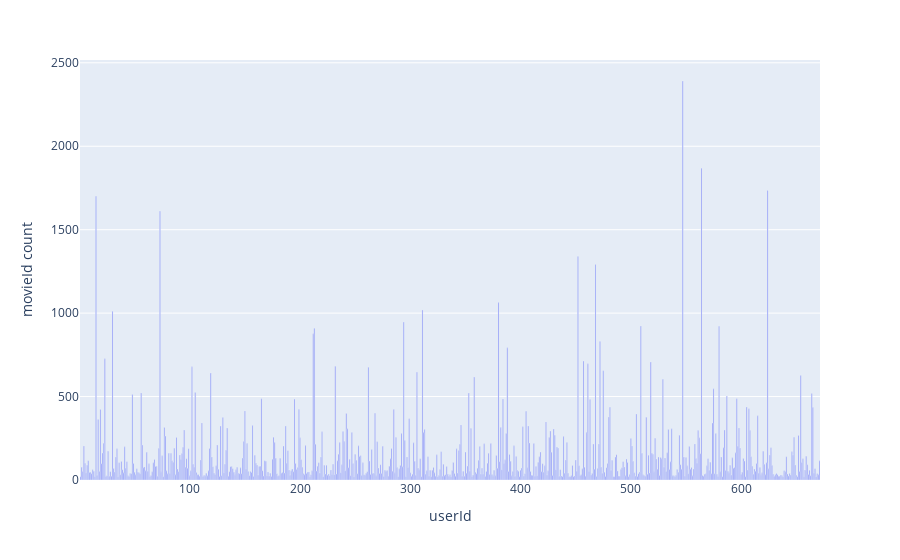

Notebook code for this chart:
### Code cell
px.bar(ratings_per_user, x=ratings_per_user.index, y='movieId count')

### Figure 1 — Plotly figure (JSON) as saved in the notebook; plotly's stock layout.template omitted (floating-point values rounded to 4 significant figures; data arrays with more than 128 entries replaced by an {"elided": "..."} marker saying what was removed)
{"data": [{"alignmentgroup": "True", "hovertemplate": "userId=%{x}<br>movieId count=%{y}<extra></extra>", "legendgroup": "", "marker": {"color": "#636efa", "pattern": {"shape": ""}}, "name": "", "offsetgroup": "", "orientation": "v", "showlegend": false, "textposition": "auto", "type": "bar", "x": {"elided": "671 int values"}, "xaxis": "x", "y": {"elided": "671 int values"}, "yaxis": "y"}], "layout": {"barmode": "relative", "legend": {"tracegroupgap": 0}, "margin": {"t": 60}, "xaxis": {"anchor": "y", "domain": [0, 1], "title": {"text": "userId"}}, "yaxis": {"anchor": "x", "domain": [0, 1], "title": {"text": "movieId count"}}}}
